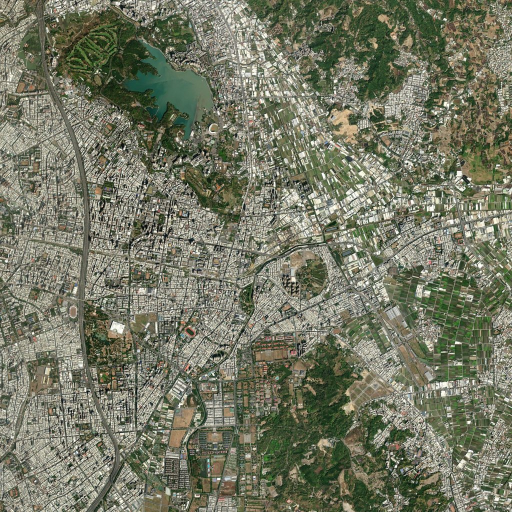
#> input picture experiments/xp12_realism_20261108/img/khh_n_day.jpg, 1024 x 1024 px (shown at 1/2 size)
$ python contact.py ../xp12_realism_20261108/img/forest_tint_buckets.jpg ../xp12_realism_20261108/img/khh_n_day.jpg ../xp12_realism_20261108/img/khh_n_day.jpg
#> lines starting #> are read from the running program, lines starting #| are printed output that depends on the picture
"""Contact sheet of a review set's textures, to pick test textures with mixed tree density."""
import glob, os, sys
from PIL import Image, ImageDraw
Image.MAX_IMAGE_PIXELS = None
folder, out, pattern = sys.argv[1], sys.argv[2], sys.argv[3]
files = sorted(glob.glob(os.path.join(folder, pattern)))
n = 10
s = 170
rows = (len(files) + n - 1) // n
sheet = Image.new("RGB", (n * s, rows * s), (20, 20, 20))
#> sheet: PIL image 1700x170 RGB; every value is 20
d = ImageDraw.Draw(sheet)
for i, f in enumerate(files):
    im = Image.open(f)
#> im is the input picture: PIL image 1024x1024 RGB; mean R, G, B 116, 119.1, 99.4
    im.draft("RGB", (s, s))
    im = im.convert("RGB").resize((s - 4, s - 4))
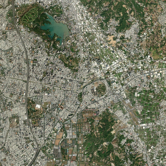
#> im: PIL image 166x166 RGB; mean R, G, B 116, 119.1, 99.4
    x, y = (i % n) * s, (i // n) * s
    sheet.paste(im, (x + 2, y + 2))
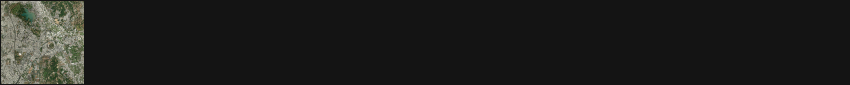
#> sheet: PIL image 1700x170 RGB (shown at 1/2 size); mean R, G, B 29.2, 29.4, 27.6
    d.text((x + 4, y + 4), os.path.basename(f).replace("_BI", " ").replace(".jpg", ""), fill=(255, 255, 0))
sheet.save(out, quality=88)
print(len(files))

$ run again, on experiments/xp12_realism_20261108/img/szx_e_trees_matched.jpg
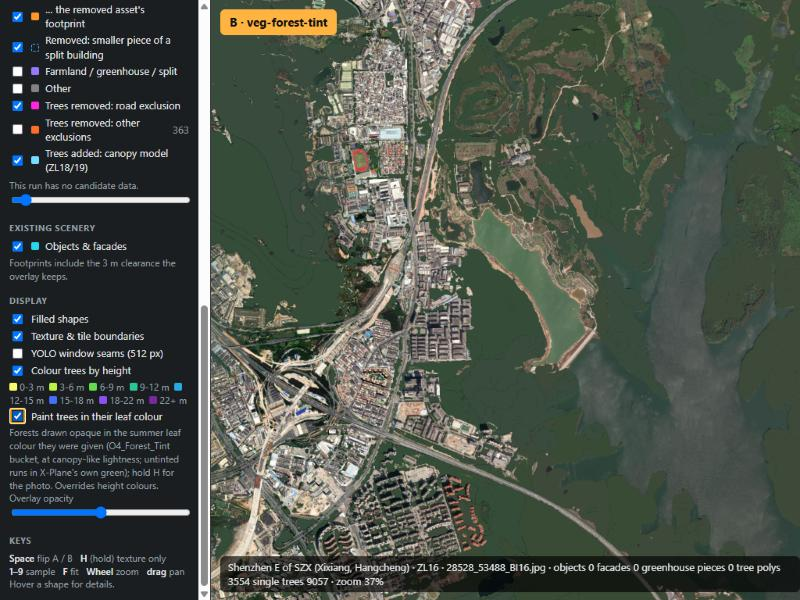
#> input picture experiments/xp12_realism_20261108/img/szx_e_trees_matched.jpg, 800 x 600 px
#> im is the input picture: PIL image 800x600 RGB; mean R, G, B 74.3, 81.6, 72.4
#> `im = im.convert("RGB").resize((s - 4, s - 4))`:
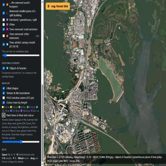
#> im: PIL image 166x166 RGB; mean R, G, B 74.3, 81.6, 72.3
#> `sheet.save(out, quality=88)`:
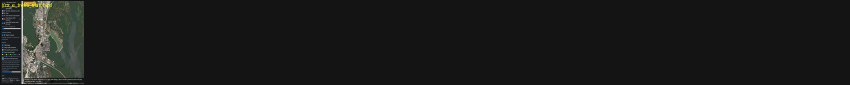
#> saved as szx_e_trees_matched.jpg: PIL image 1700x170 RGB (shown at 1/2 size); mean R, G, B 25.3, 26, 24.9
